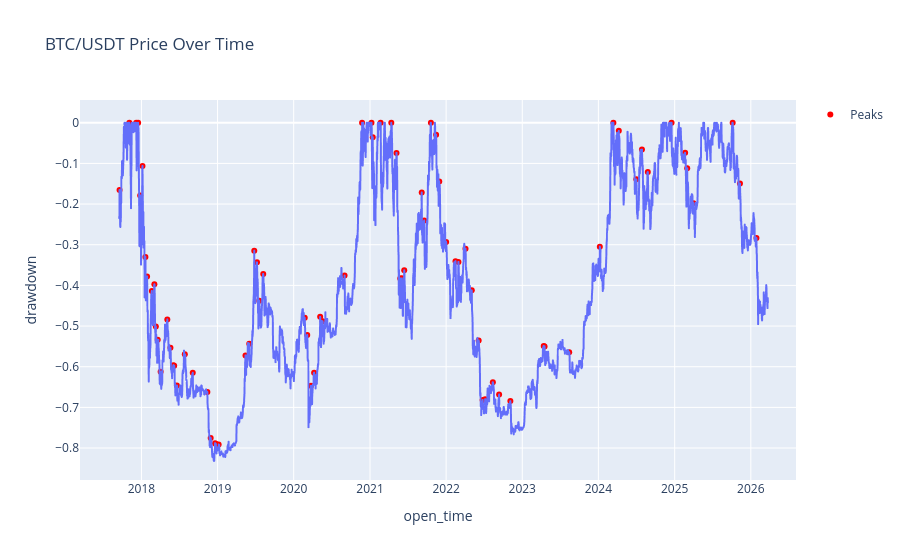

Source (notebook cell):
### Markdown cell above
**Visualize drawdown over time**

### Code cell
figure= px.line(df, x="open_time", y="drawdown", title="BTC/USDT Price Over Time")
figure.add_scatter(
    x=peaks["open_time"],
    y=peaks["drawdown"],
    mode="markers",
    marker=dict(color="red", size=6),
    name="Peaks"
)
figure.show()

### Figure 1 — Plotly figure (JSON) as saved in the notebook; plotly's stock layout.template omitted (floating-point values rounded to 4 significant figures; data arrays with more than 128 entries replaced by an {"elided": "..."} marker saying what was removed)
{"data": [{"hovertemplate": "open_time=%{x}<br>drawdown=%{y}<extra></extra>", "legendgroup": "", "line": {"color": "#636efa", "dash": "solid"}, "marker": {"symbol": "circle"}, "mode": "lines", "name": "", "showlegend": false, "type": "scattergl", "x": {"elided": "3112 str values"}, "xaxis": "x", "y": {"elided": "3112 float values"}, "yaxis": "y"}, {"marker": {"color": "red", "size": 6}, "mode": "markers", "name": "Peaks", "type": "scatter", "x": ["2017-09-18", "2017-11-04", "2017-12-07", "2017-12-16", "2017-12-26", "2018-01-06", "2018-01-20", "2018-01-28", "2018-02-20", "2018-03-04", "2018-03-11", "2018-03-20", "2018-04-03", "2018-05-05", "2018-05-20", "2018-06-03", "2018-06-07", "2018-06-20", "2018-07-28", "2018-09-04", "2018-11-13", "2018-11-29", "2018-12-20", "2018-12-24", "2019-01-06", "2019-05-15", "2019-06-02", "2019-06-26", "2019-07-09", "2019-07-20", "2019-08-08", "2020-02-23", "2020-03-06", "2020-03-24", "2020-04-08", "2020-05-07", "2020-05-19", "2020-09-01", "2020-11-24", "2021-01-08", "2021-01-14", "2021-02-21", "2021-04-13", "2021-05-08", "2021-05-26", "2021-06-03", "2021-06-14", "2021-09-06", "2021-09-18", "2021-10-20", "2021-11-14", "2021-11-29", "2022-01-01", "2022-02-15", "2022-03-01", "2022-04-04", "2022-05-04", "2022-06-06", "2022-06-25", "2022-07-07", "2022-08-13", "2022-09-12", "2022-11-05", "2023-04-14", "2023-04-18", "2023-08-14", "2024-01-08", "2024-03-13", "2024-04-08", "2024-07-01", "2024-07-28", "2024-08-25", "2024-12-17", "2025-02-20", "2025-03-02", "2025-04-01", "2025-10-06", "2025-11-10", "2026-01-28"], "y": [-0.1654, 0.0, 0.0, 0.0, -0.1787, -0.1064, -0.3299, -0.3781, -0.4136, -0.3972, -0.5009, -0.5336, -0.6123, -0.4836, -0.5536, -0.5962, -0.5974, -0.646, -0.5694, -0.6148, -0.6619, -0.7751, -0.788, -0.7902, -0.7913, -0.5723, -0.5432, -0.3146, -0.3434, -0.4378, -0.3718, -0.4798, -0.522, -0.6469, -0.6146, -0.4772, -0.4883, -0.3759, 0.0, 0.0, -0.03544, 0.0, 0.0, -0.07413, -0.3827, -0.3827, -0.3627, -0.1716, -0.2404, 0.0, -0.02972, -0.1444, -0.2933, -0.3403, -0.3422, -0.3102, -0.4122, -0.5354, -0.6817, -0.6798, -0.638, -0.6683, -0.6846, -0.5488, -0.5501, -0.5642, -0.3047, 0.0, -0.01988, -0.1392, -0.066, -0.1211, 0.0, -0.07385, -0.1119, -0.1977, 0.0, -0.1496, -0.2836]}], "layout": {"legend": {"tracegroupgap": 0}, "title": {"text": "BTC/USDT Price Over Time"}, "xaxis": {"anchor": "y", "domain": [0, 1], "title": {"text": "open_time"}}, "yaxis": {"anchor": "x", "domain": [0, 1], "title": {"text": "drawdown"}}}}
